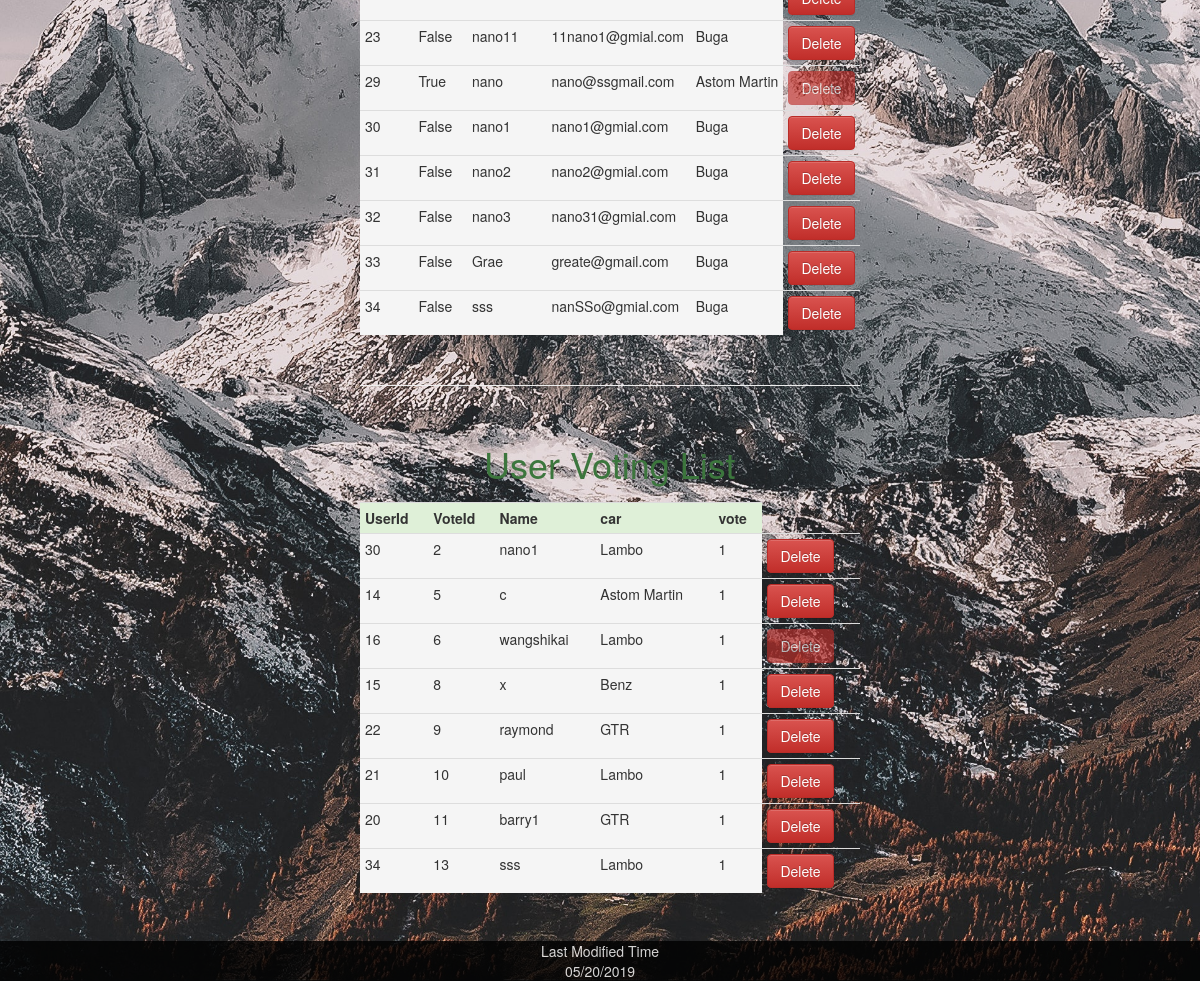
Page /hoster (signed in, lower part) on the earlier database version.
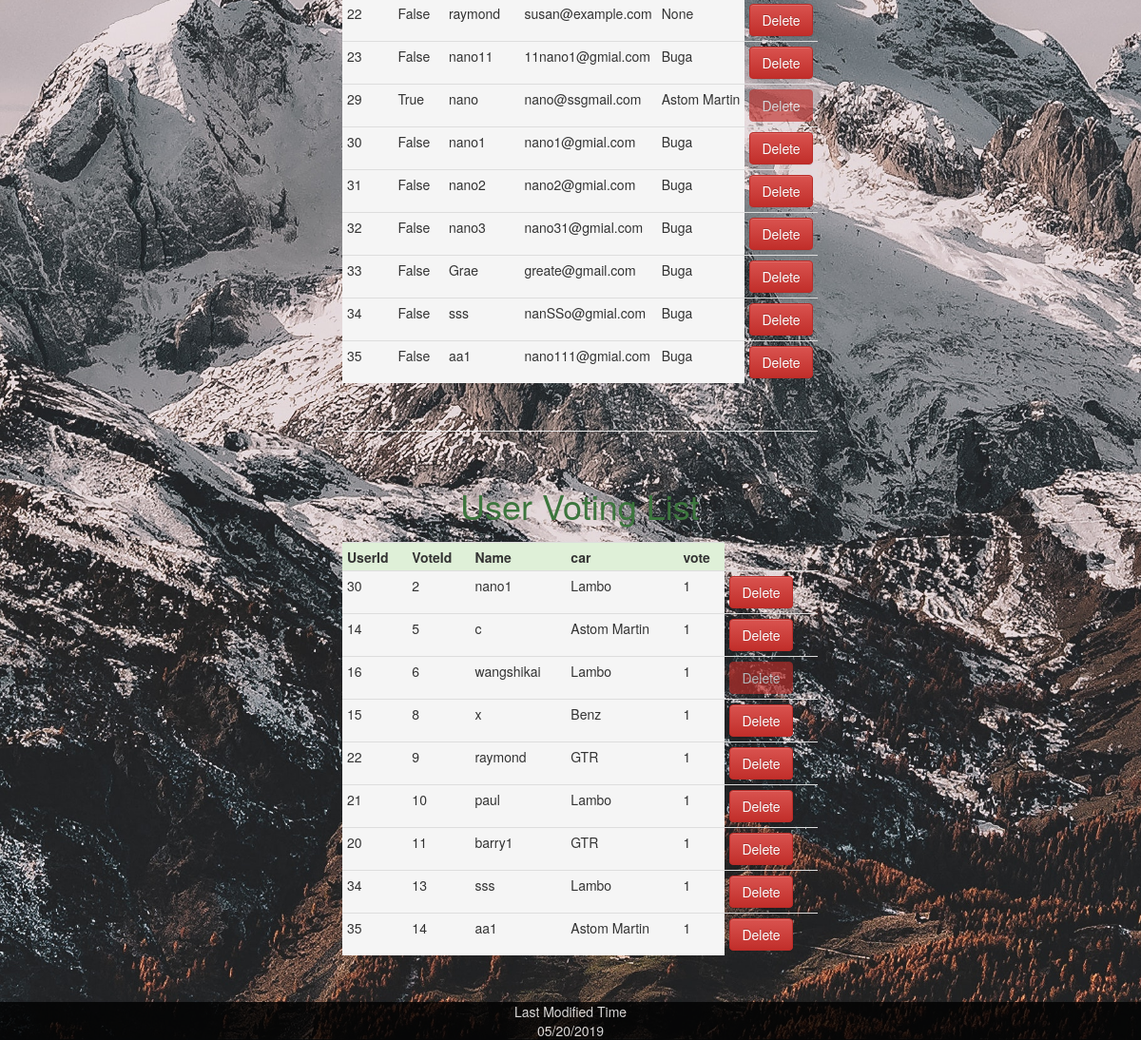
Same page on the later database version.
### app/models.py (models this page shows, shortened)
class User(UserMixin, db.Model):
    id = db.Column(db.Integer, primary_key=True)
    username = db.Column(db.String(64), index=True, unique=True)
    email = db.Column(db.String(120), index=True, unique=True)
    admin = db.Column(db.Boolean, default=False, nullable=False)
    preference = db.Column(db.String(320))
    password_hash = db.Column(db.String(128))
    record_id = relationship("Record", backref="user", lazy="dynamic")
    choice_id = relationship("Choice", backref="user", lazy="dynamic")
    def __repr__(self):
        return '{}'.format(self.username)

class Choice(db.Model):
    id = db.Column(db.Integer, primary_key=True)
    chooseSeries = db.Column(db.String, db.ForeignKey('brand.carSeries'))
    vote = db.Column(db.Integer, default=False, nullable=False)
    UserId = db.Column(db.Integer, db.ForeignKey('user.id'), unique=True)

### app/routes.py (the view)
@app.route('/hoster')
@login_required
def hoster():
    if current_user.admin == True:
        users = User.query.all()
        choose = db.session.query(Choice).join(User)
        name = db.session.query(User).join(Choice)
        brand = db.session.query(Brand)
        return render_template('admin.html', users=users, choose=choose, name=name, brand=brand)
    else:
        flash("Can't not access admin page directly")
        return redirect(url_for('index'))

### app/models.py (called while the page is built)
@login.user_loader
def load_user(id):
    return User.query.get(int(id))

### app/routes.py (called while the page is built)
@app.context_processor
def override_url_for():
    return dict(url_for=dated_url_for)

def dated_url_for(endpoint, **values):
    if endpoint == 'static':
        filename = values.get('filename', None)
        if filename:
            file_path = os.path.join(app.root_path,
                                     endpoint, filename)
            values['q'] = int(os.stat(file_path).st_mtime)
    return url_for(endpoint, **values)

### app/templates/admin.html (shortened to what this page needs)
{% extends "base.html" %}
{% block content %}
<div class="info">
<table class="table table-condensed">
    <tr>
            {% for user in users %}
            <tr>
                <td class="active">{{user.id}}</td>
                <td class="active">{{user.admin}}</td>
                <td class="active">{{user.username}}</td>
                <td  class="active">{{user.email}}</td>
                <td  class="active">{{user.preference}}</td>
                <form action="{{url_for('delete_user', id=user.id )}}" method="post" >
                {% if user.admin==True %}
                <td><button type="submit"  class="btn btn-danger" value="Delete" disabled>Delete</button></td>
                {% else %}
                <td><button type="submit"  class="btn btn-danger" value="Delete" >Delete</button></td>
                {% endif %}
                </form>
            </tr>
            {% endfor %}
    </tr>
</table>
<br>
<hr>
<table class="table table-condensed">
    <caption style="text-align: center"><h1 class="text-success">User Voting List</h1></caption>
    <tr>
        <th class="success">UserId</th>
        <th class="success">VoteId</th>
        <th class="success">Name</th>
        <th class="success">car</th>
        <th class="success">vote</th>
    </tr>
    <tr>
            {% for c in choose %}
            <tr>
                <td class="active">{{c.UserId}}</td>
                <td class="active">{{c.id}}</td>
                <td class="active">{{c.user.username}}</td>
                <td class="active">{{c.chooseSeries}}</td>
                <td class="active">{{c.vote}}</td>
                <form action="{{url_for('delete_vote', id=c.id )}}" method="post" >
                {% if c.user.admin==True %}
                <td><button type="submit"  class="btn btn-danger" value="Delete" disabled>Delete</button></td>
                {% else %}
                <td><button type="submit"  class="btn btn-danger" value="Delete" >Delete</button></td>
                {% endif %}
            </form>
            </tr>
            {% endfor %}
    </tr>
</table>
<br>
<br>
<br>
<br>
</div>
{% endblock %}

Differences in the rows shown:
now on this page (row unchanged): User: id "22", admin "False", username "raymond", email "susan@example.com", preference "None", shows "Delete"
added User: id "35", admin "False", username "aa1", email "nano111@gmial.com", preference "Buga", shows "Delete"
added Choice: UserId "35", id "14", user.username "aa1", chooseSeries "Astom Martin", vote "1", shows "Delete"
